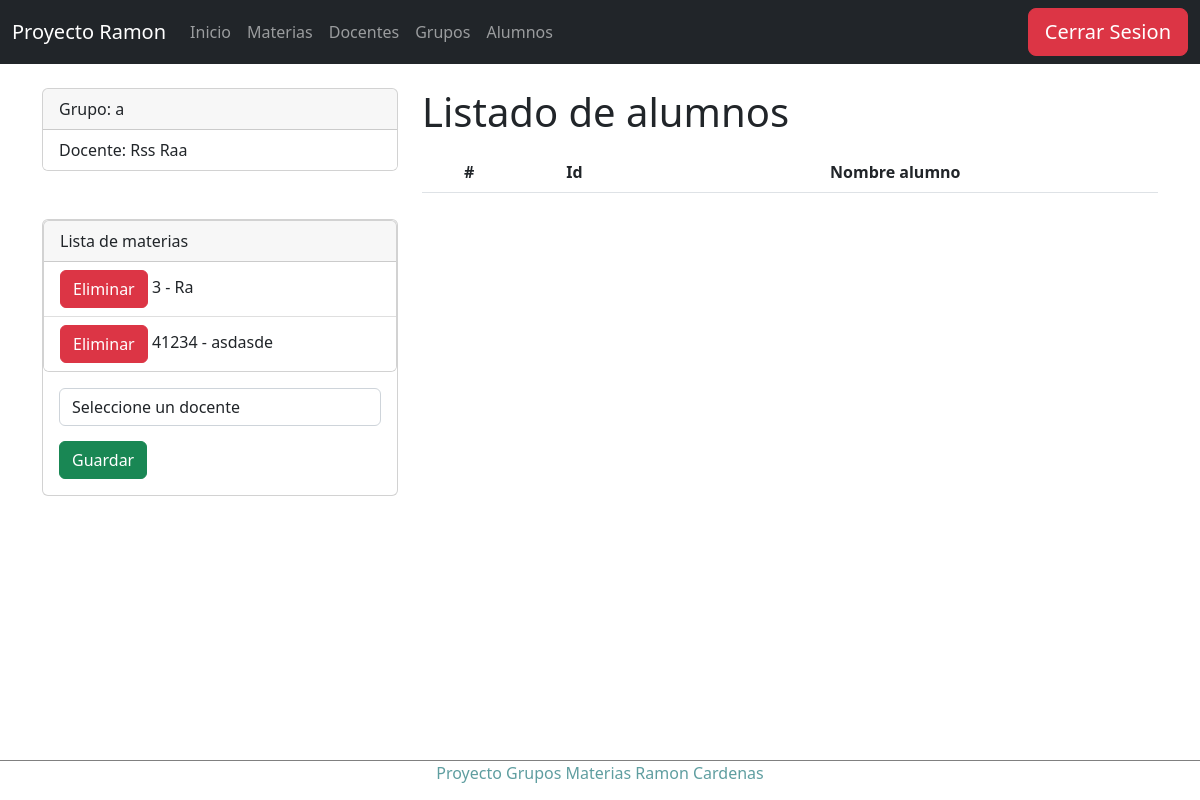
Page /detalleGrupo/1 (signed in) on the earlier database version.
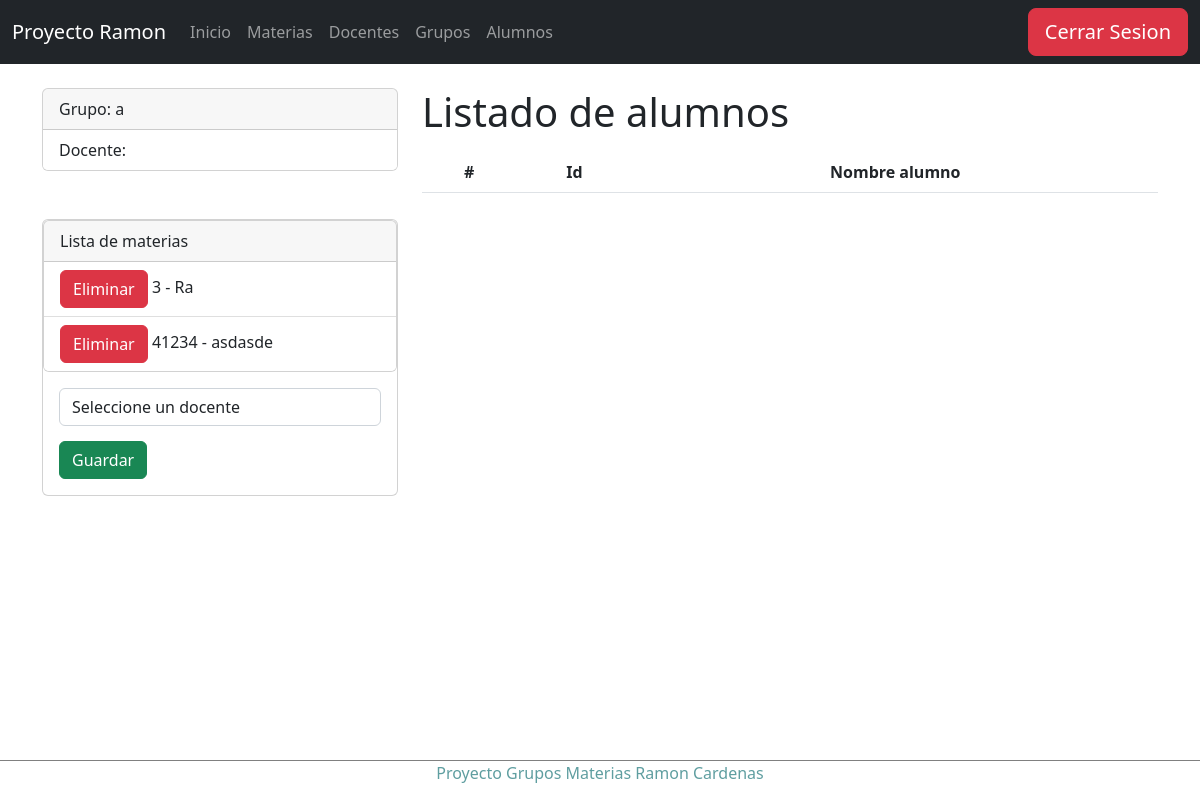
Same page on the later database version.
### Apps/Horario/models.py (models this page shows, shortened)
class Grupo(models.Model):
    idGrupo=models.CharField(primary_key=True,max_length=6)
    nombreGrupo=models.CharField(max_length=50)
    idDocente=models.ForeignKey(Docente, on_delete=models.SET_NULL,null=True,default=0, unique=True)

class Docente(models.Model):
    idDocente=models.CharField(primary_key=True,max_length=6)
    nombreDocente=models.CharField(max_length=50)
    apellidoDocente=models.CharField(max_length=50)

### Apps/Horario/views.py (the view)
# urls.py: path('detalleGrupo/<idGrupo>', views.detalleGrupo),
@login_required
def detalleGrupo(request, idGrupo):
    grupo = Grupo.objects.get(idGrupo=idGrupo)
    alumnos = Alumno.objects.filter(idGrupo=idGrupo)
    materias = Materia.objects.all()
    grupoMaterias = GrupoMateria.objects.filter(idGrupo=idGrupo)
    contador = GrupoMateria.objects.filter(idGrupo=idGrupo).count()
    return render(request, "grupos/detalleGrupo.html", {"grupo":grupo,"alumnos":alumnos,"materias":materias,"grupoMaterias":grupoMaterias,"contador":contador})

### Apps/Horario/templates/grupos/detalleGrupo.html (shortened to what this page needs)
{% extends "../base.html" %}
{% block body %}
<div class="row">
    <div class="col-sm-12 col-md-6 col-lg-4 col-xl-4">
        <div class="card">
            <div class="card-header">
              Grupo: {{grupo.nombreGrupo}}
            </div>
            <ul class="list-group list-group-flush">
              <li class="list-group-item">Docente: {{grupo.idDocente.nombreDocente}} {{grupo.idDocente.apellidoDocente}}</li>
            </ul>
        </div>
        <br><br>
        <div class="card">
            <div class="card">
                <div class="card-header">
                    Lista de materias
                </div>
                <ul class="list-group list-group-flush">
                    {% for gm in grupoMaterias %}
                        <li class="list-group-item"><a href="eliminarGrupo/{{g.idGrupo}}" class="btn btn-danger btnEliminacion">Eliminar</a>  {{gm.idMateria.idMateria}} - {{gm.idMateria.nombreMateria}}</li>
                    {% endfor %}
                </ul>
            </div>
            {% if contador < 3 %}
            <div class="card-body">
                <form action="/registrarGrupo/" method="POST">{% csrf_token %}
                    <div class="form-group">
                        <select id="idDocente" name="idDocente" class="form-control" required>
                            <option value="-1" disabled selected>Seleccione un docente</option>
                        </select>
                    </div>
                    <div class="form-group">
                        <button type="submit" class="btn btn-success btn-block text-white">Guardar</button>
                    </div>
                </form>
            </div>
            {% endif %}
        </div>
    </div>
    <div class="col-sm-12 col-md-6 col-lg-8 col-xl-8">
        <h1>Listado de alumnos</h1>
        <div class="table-responsive py-2">
            <table class="table table-striped">
                <thead>
                    <tr>
                        <th>#</th>
                        <th>Id</th>
                        <th>Nombre alumno</th>
                    </tr>
                </thead>
            </table>
        </div>
    </div>
</div>
{% endblock %}

Differences in the rows shown:
changed Grupo: idDocente.nombreDocente "Rss" → (not shown); idDocente.apellidoDocente "Raa" → (not shown)
